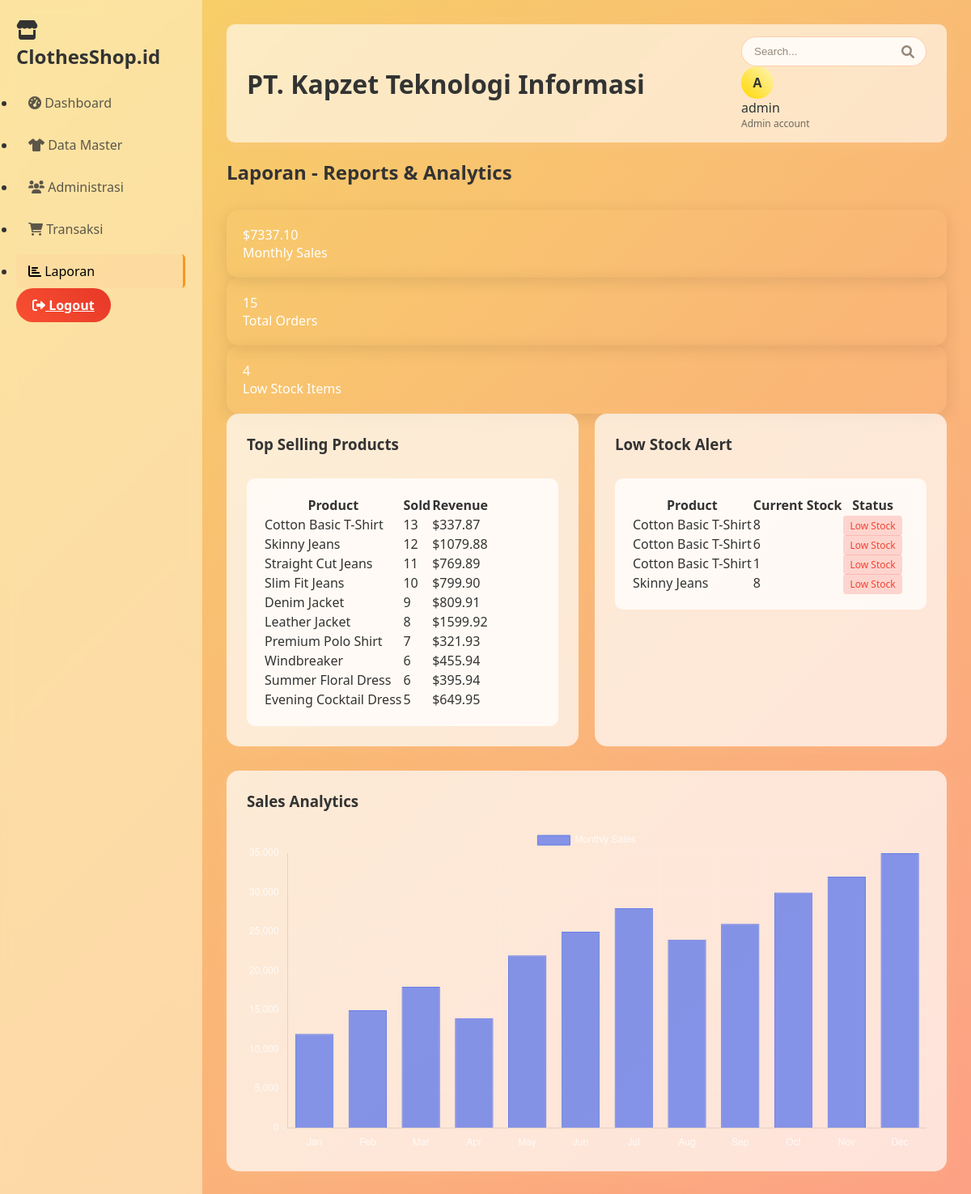
The app's page /reports/ (signed in) with its own data.
### erp_app/models.py (models this page shows, shortened)
class Product(models.Model):
    SIZES = [
        ('XS', 'Extra Small'),
        ('S', 'Small'),
        ('M', 'Medium'),
        ('L', 'Large'),
        ('XL', 'Extra Large'),
        ('XXL', 'Double Extra Large'),
    ]
    name = models.CharField(max_length=200)
    category = models.ForeignKey(Category, on_delete=models.CASCADE)
    size = models.CharField(max_length=3, choices=SIZES)
    color = models.CharField(max_length=50)
    price = models.DecimalField(max_digits=10, decimal_places=2)
    cost_price = models.DecimalField(max_digits=10, decimal_places=2)
    stock_quantity = models.IntegerField(default=0)
    sku = models.CharField(max_length=50, unique=True)
    description = models.TextField(blank=True)
    created_at = models.DateTimeField(auto_now_add=True)
    updated_at = models.DateTimeField(auto_now=True)

### erp_app/views.py (the view)
# urls.py: path('reports/', views.reports, name='reports'),
@login_required
def reports(request):
    today = timezone.now().date()
    this_month = today.replace(day=1)
    monthly_sales = Sale.objects.filter(sale_date__gte=this_month).aggregate(
        total_sales=Sum('total_amount'),
        total_orders=Count('id')
    )
    top_products = SaleItem.objects.filter(
        sale__sale_date__gte=this_month
    ).values('product__name').annotate(
        total_sold=Sum('quantity'),
        total_revenue=Sum('total_price')
    ).order_by('-total_sold')[:10]
    low_stock_products = Product.objects.filter(stock_quantity__lt=10)
    context = {
        'monthly_sales': monthly_sales,
        'top_products': top_products,
        'low_stock_products': low_stock_products,
    }
    return render(request, 'reports.html', context)

### templates/reports.html (shortened to what this page needs)
{% extends 'base.html' %}
{% block content %}
<h2 style="margin-bottom: 30px;">Laporan - Reports & Analytics</h2>
<div class="stats-grid">
    <div class="stat-card">
        <div class="stat-value">${{ monthly_sales.total_sales|default:0|floatformat:2 }}</div>
        <div class="stat-label">Monthly Sales</div>
    </div>
    <div class="stat-card">
        <div class="stat-value">{{ monthly_sales.total_orders|default:0 }}</div>
        <div class="stat-label">Total Orders</div>
    </div>
    <div class="stat-card">
        <div class="stat-value">{{ low_stock_products.count }}</div>
        <div class="stat-label">Low Stock Items</div>
    </div>
</div>
<div style="display: grid; grid-template-columns: 1fr 1fr; gap: 20px; margin-bottom: 30px;">
    <div class="card">
        <h3 style="margin-bottom: 20px;">Top Selling Products</h3>
        <div class="table-container">
            <table>
                <thead>
                    <tr>
                        <th>Product</th>
                        <th>Sold</th>
                        <th>Revenue</th>
                    </tr>
                </thead>
                <tbody>
                    {% for product in top_products %}
                    <tr>
                        <td>{{ product.product__name }}</td>
                        <td>{{ product.total_sold }}</td>
                        <td>${{ product.total_revenue|floatformat:2 }}</td>
                    </tr>
                    {% empty %}
                    <tr>
                        <td colspan="3" style="text-align: center; opacity: 0.7;">No sales data available</td>
                    </tr>
                    {% endfor %}
                </tbody>
            </table>
        </div>
    </div>
    <div class="card">
        <h3 style="margin-bottom: 20px;">Low Stock Alert</h3>
        <div class="table-container">
            <table>
                <thead>
                    <tr>
                        <th>Product</th>
                        <th>Current Stock</th>
                        <th>Status</th>
                    </tr>
                </thead>
                <tbody>
                    {% for product in low_stock_products %}
                    <tr>
                        <td>{{ product.name }}</td>
                        <td>{{ product.stock_quantity }}</td>
                        <td>
                            <span style="padding: 4px 8px; border-radius: 4px; font-size: 12px; background: rgba(244, 67, 54, 0.2); color: #f44336;">
                                Low Stock
                            </span>
                        </td>
                    </tr>
                    {% empty %}
                    <tr>
                        <td colspan="3" style="text-align: center; opacity: 0.7;">All products have sufficient stock</td>
                    </tr>
                    {% endfor %}
                </tbody>
            </table>
        </div>
    </div>
</div>
<div class="card">
    <h3 style="margin-bottom: 20px;">Sales Analytics</h3>
    <div style="height: 400px;">
        <canvas id="salesChart"></canvas>
    </div>
</div>
{% endblock %}
{% block scripts %}
<script>
// Sales Chart
const salesCtx = document.getElementById('salesChart').getContext('2d');
const salesChart = new Chart(salesCtx, {
    type: 'bar',
    data: {
        labels: ['Jan', 'Feb', 'Mar', 'Apr', 'May', 'Jun', 'Jul', 'Aug', 'Sep', 'Oct', 'Nov', 'Dec'],
        datasets: [{
            label: 'Monthly Sales',
            data: [12000, 15000, 18000, 14000, 22000, 25000, 28000, 24000, 26000, 30000, 32000, 35000],
            backgroundColor: 'rgba(102, 126, 234, 0.8)',
            borderColor: '#667eea',
            borderWidth: 1
        }]
    },
    options: {
        responsive: true,
        maintainAspectRatio: false,
        plugins: {
            legend: {
                labels: {
                    color: 'rgba(255,255,255,0.8)'
                }
            }
        },
        scales: {
            y: {
                beginAtZero: true,
                grid: {
                    color: 'rgba(255,255,255,0.1)'
                },
                ticks: {
                    color: 'rgba(255,255,255,0.8)'
                }
            },
            x: {
                grid: {
                    color: 'rgba(255,255,255,0.1)'
                },
                ticks: {
                    color: 'rgba(255,255,255,0.8)'
                }
            }
        }
    }
});
</script>
{% endblock %}

### templates/base.html (shortened to what this page needs)
<!DOCTYPE html>
<html lang="en">
<head>
    <link href="https://cdnjs.cloudflare.com/ajax/libs/font-awesome/6.0.0/css/all.min.css" rel="stylesheet">
</head>
<body>
    <div class="container">
        {% if user.is_authenticated %}
        <div class="sidebar">
            <div class="logo">
                <h2><i class="fas fa-store"></i> ClothesShop.id</h2>
            </div>
            <ul class="nav-menu">
                <li class="nav-item">
                    <a href="{% url 'dashboard' %}" class="nav-link {% if request.resolver_match.url_name == 'dashboard' %}active{% endif %}">
                        <i class="fas fa-tachometer-alt"></i> Dashboard
                    </a>
                </li>
                <li class="nav-item">
                    <a href="{% url 'products' %}" class="nav-link {% if request.resolver_match.url_name == 'products' %}active{% endif %}">
                        <i class="fas fa-tshirt"></i> Data Master
                    </a>
                </li>
                <li class="nav-item">
                    <a href="{% url 'customers' %}" class="nav-link {% if request.resolver_match.url_name == 'customers' %}active{% endif %}">
                        <i class="fas fa-users"></i> Administrasi
                    </a>
                </li>
                <li class="nav-item">
                    <a href="{% url 'sales' %}" class="nav-link {% if request.resolver_match.url_name == 'sales' %}active{% endif %}">
                        <i class="fas fa-shopping-cart"></i> Transaksi
                    </a>
                </li>
                <li class="nav-item">
                    <a href="{% url 'reports' %}" class="nav-link {% if request.resolver_match.url_name == 'reports' %}active{% endif %}">
                        <i class="fas fa-chart-bar"></i> Laporan
                    </a>
                </li>
            </ul>
            <div class="logout-btn">
                <a href="{% url 'logout' %}" class="btn btn-danger" style="width: 100%; text-align: center;">
                    <i class="fas fa-sign-out-alt"></i> Logout
                </a>
            </div>
        </div>
        {% endif %}
        <div class="main-content">
            {% if user.is_authenticated %}
            <div class="header">
                <div class="header-left">
                    <h1>PT. Kapzet Teknologi Informasi</h1>
                </div>
                <div class="header-right">
                    <div class="search-box">
                        <input type="text" placeholder="Search...">
                        <i class="fas fa-search"></i>
                    </div>
                    <div class="user-profile">
                        <div class="user-avatar">{{ user.first_name.0|default:user.username.0|upper }}</div>
                        <div>
                            <div style="font-weight: 500;">{{ user.first_name|default:user.username }}</div>
                            <div style="font-size: 12px; opacity: 0.7;">Admin account</div>
                        </div>
                    </div>
                </div>
            </div>
            {% endif %}
            {% block content %}
            {% endblock %}
        </div>
    </div>
    {% block scripts %}
    {% endblock %}
</body>
</html>

### templates/base.html (style rules this page uses)
* { margin: 0; padding: 0; box-sizing: border-box; }
body { font-family: 'Segoe UI', Tahoma, Geneva, Verdana, sans-serif; background: linear-gradient(135deg, #f6d365 0%, #fda085 100%); min-height: 100vh; color: #333; }
.container { display: flex; min-height: 100vh; }
.sidebar { width: 250px; background: rgba(255, 240, 200, 0.6); backdrop-filter: blur(10px); border-right: 1px solid rgba(255, 200, 150, 0.3); padding: 20px; }
.sidebar h2 { margin-bottom: 20px; color: #333; }
.nav-link { display: block; padding: 10px 15px; color: rgba(51, 51, 51, 0.8); text-decoration: none; margin-bottom: 10px; border-radius: 5px; transition: all 0.3s ease; }
.nav-link:hover, .nav-link.active { background: rgba(255, 200, 150, 0.2); color: #000; border-right: 3px solid #f7971e; }
.main-content { flex: 1; padding: 30px; }
.header { display: flex; justify-content: space-between; align-items: center; background: rgba(255, 255, 255, 0.6); backdrop-filter: blur(5px); padding: 15px 25px; border-radius: 10px; margin-bottom: 20px; box-shadow: 0 4px 20px rgba(255, 200, 150, 0.3); }
.user-avatar { width: 40px; height: 40px; background: linear-gradient(45deg, #ffd700, #fff5b7); border-radius: 50%; display: flex; justify-content: center; align-items: center; font-weight: bold; color: #333; margin-right: 10px; }
.search-box { position: relative; }
.search-box input { padding: 10px 35px 10px 15px; border-radius: 20px; border: 1px solid rgba(255, 180, 120, 0.6); background: rgba(255, 255, 255, 0.8); color: #333; outline: none; }
.search-box input::placeholder { color: rgba(80, 60, 40, 0.6); }
.search-box i { position: absolute; top: 50%; right: 15px; transform: translateY(-50%); color: rgba(80, 60, 40, 0.6); }
.stat-card { flex: 1; padding: 20px; border-radius: 15px; color: #fff; box-shadow: 0 4px 20px rgba(0, 0, 0, 0.1); }
.card { background: rgba(255, 255, 255, 0.7); padding: 25px; border-radius: 15px; box-shadow: 0 4px 25px rgba(255, 200, 150, 0.2); color: #333; }
.table-container { margin-top: 30px; overflow-x: auto; background: rgba(255, 255, 255, 0.75); border-radius: 10px; padding: 20px; backdrop-filter: blur(5px); }
.btn { padding: 10px 20px; border: none; border-radius: 30px; cursor: pointer; transition: all 0.3s ease; font-weight: 600; }
.btn-danger { background: linear-gradient(45deg, #f85032, #e73827); color: #fff; }

### records on screen
Product: name "Cotton Basic T-Shirt", stock_quantity "8"
Product: name "Cotton Basic T-Shirt", stock_quantity "6"
Product: name "Cotton Basic T-Shirt", stock_quantity "1"
Product: name "Skinny Jeans", stock_quantity "8"

### other values on screen
{{ user.first_name.0|default:user.username.0|upper }} "A"
{{ user.first_name|default:user.username }} "admin"
{{ monthly_sales.total_sales|default:0|floatformat:2 }} "7337.10"
{{ monthly_sales.total_orders|default:0 }} "15"
{{ low_stock_products.count }} "4"
{{ product.product__name }} "Cotton Basic T-Shirt" "Skinny Jeans" "Straight Cut Jeans" "Slim Fit Jeans" "Denim Jacket" "Leather Jacket" "Premium Polo Shirt" "Windbreaker" "Summer Floral Dress" "Evening Cocktail Dress"
{{ product.total_sold }} "13" "12" "11" "10" "9" "8" "7" "6" "6" "5"
{{ product.total_revenue|floatformat:2 }} "337.87" "1079.88" "769.89" "799.90" "809.91" "1599.92" "321.93" "455.94" "395.94" "649.95"
